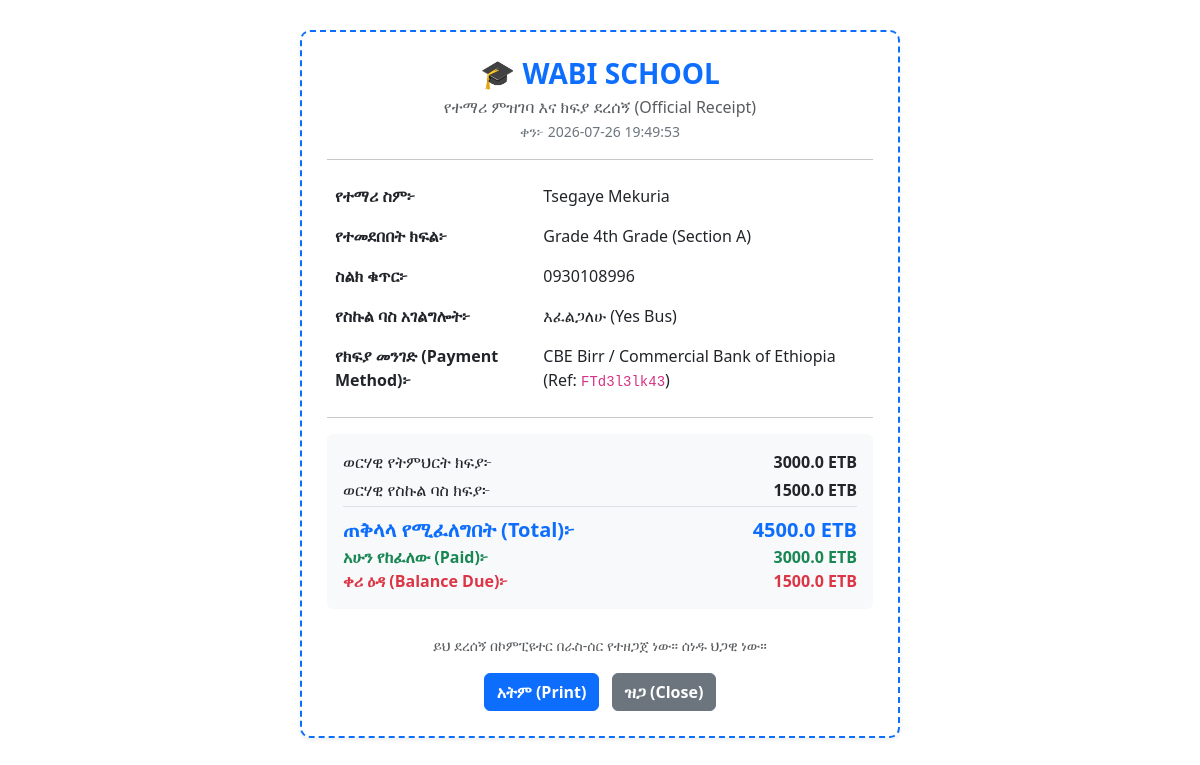
The app's page /receipt/1 with its own data.
### app.py (models this page shows)
class Student(db.Model):
    id = db.Column(db.Integer, primary_key=True)
    full_name = db.Column(db.String(100), nullable=False)
    grade = db.Column(db.String(20), nullable=False)
    section = db.Column(db.String(10), default='A')
    phone = db.Column(db.String(20), nullable=True)
    bus_service = db.Column(db.String(50), default='አልፈልግም (No Bus)')
    bus_fee = db.Column(db.Float, default=0.0)
    tuition_fee = db.Column(db.Float, default=0.0)
    total_expected = db.Column(db.Float, default=0.0)
    amount_paid = db.Column(db.Float, default=0.0)
    balance_due = db.Column(db.Float, default=0.0)
    address = db.Column(db.String(200), nullable=True)
    payment_method = db.Column(db.String(50), nullable=True)
    ft_approval_no = db.Column(db.String(100), nullable=True)
    payment_type = db.Column(db.String(50), nullable=True)
    status = db.Column(db.String(20), default='Pending')
    date_registered = db.Column(db.String(50), default=lambda: datetime.now().strftime("%Y-%m-%d %H:%M:%S"))

### app.py (the view)
@app.route('/receipt/<int:id>')
def print_receipt(id):
    student = db.session.get(Student, id)
    if not student:
        flash('ተማሪው አልተገኘም!', 'danger')
        return redirect(url_for('admin_dashboard'))
    return render_template('receipt.html', student=student)

### templates/receipt.html (shortened to what this page needs)
<!DOCTYPE html>
<html lang="am">
<head>
  <link href="https://cdn.jsdelivr.net/npm/bootstrap@5.3.0/dist/css/bootstrap.min.css" rel="stylesheet">
</head>
<body onload="window.print()">
  <div class="container">
    <div class="receipt-box shadow-sm">
      <div class="text-center mb-3">
        <h3 class="fw-bold text-primary mb-1">🎓 WABI SCHOOL</h3>
        <p class="text-muted mb-0">የተማሪ ምዝገባ እና ክፍያ ደረሰኝ (Official Receipt)</p>
        <small class="text-secondary">ቀን፦ {{ student.date_registered }}</small>
      </div>
      <hr>
      <table class="table table-borderless">
        <tr>
          <th>የተማሪ ስም፦</th>
          <td>{{ student.full_name }}</td>
        </tr>
        <tr>
          <th>የተመደበበት ክፍል፦</th>
          <td>Grade {{ student.grade }} (Section {{ student.section }})</td>
        </tr>
        <tr>
          <th>ስልክ ቁጥር፦</th>
          <td>{{ student.phone }}</td>
        </tr>
        <tr>
          <th>የስኩል ባስ አገልግሎት፦</th>
          <td>{{ student.bus_service }}</td>
        </tr>
        <tr>
          <th>የክፍያ መንገድ (Payment Method)፦</th>
          <td>{{ student.payment_method }} (Ref: <code>{{ student.ft_approval_no }}</code>)</td>
        </tr>
      </table>
      <hr>
      <div class="bg-light p-3 rounded mb-3">
        <div class="d-flex justify-content-between mb-1">
          <span>ወርሃዊ የትምህርት ክፍያ፦</span>
          <strong>{{ student.tuition_fee }} ETB</strong>
        </div>
        <div class="d-flex justify-content-between mb-1">
          <span>ወርሃዊ የስኩል ባስ ክፍያ፦</span>
          <strong>{{ student.bus_fee }} ETB</strong>
        </div>
        <div class="d-flex justify-content-between fw-bold text-primary border-top pt-2 fs-5">
          <span>ጠቅላላ የሚፈለግበት (Total)፦</span>
          <span>{{ student.total_expected }} ETB</span>
        </div>
        <div class="d-flex justify-content-between text-success fw-bold">
          <span>አሁን የከፈለው (Paid)፦</span>
          <span>{{ student.amount_paid }} ETB</span>
        </div>
        {% if student.balance_due > 0 %}
        <div class="d-flex justify-content-between text-danger fw-bold">
          <span>ቀሪ ዕዳ (Balance Due)፦</span>
          <span>{{ student.balance_due }} ETB</span>
        </div>
        {% endif %}
      </div>
      <div class="text-center mt-4">
        <small class="text-muted">ይህ ደረሰኝ በኮምፒዩተር በራስ-ሰር የተዘጋጀ ነው። ሰነዱ ህጋዊ ነው።</small>
      </div>
      <div class="text-center mt-3 no-print">
        <button onclick="window.print()" class="btn btn-primary fw-bold me-2"> አትም (Print)</button>
        <button onclick="window.close()" class="btn btn-secondary fw-bold">ዝጋ (Close)</button>
      </div>
    </div>
  </div>
</body>
</html>

### templates/receipt.html (style rules this page uses)
body { background-color: #fff; font-family: 'Segoe UI', Tahoma, Geneva, Verdana, sans-serif; }
.receipt-box { border: 2px dashed #0d6efd; padding: 25px; border-radius: 10px; max-width: 600px; margin: 30px auto; }

### records on screen
Student: date_registered "2026-07-26 19:49:53", full_name "Tsegaye Mekuria", grade "4th Grade", section "A", phone "0930108996", bus_service "እፈልጋለሁ (Yes Bus)", payment_method "CBE Birr / Commercial Bank of Ethiopia", ft_approval_no "FTd3l3lk43", tuition_fee "3000.0", bus_fee "1500.0", total_expected "4500.0", amount_paid "3000.0", balance_due "1500.0"
